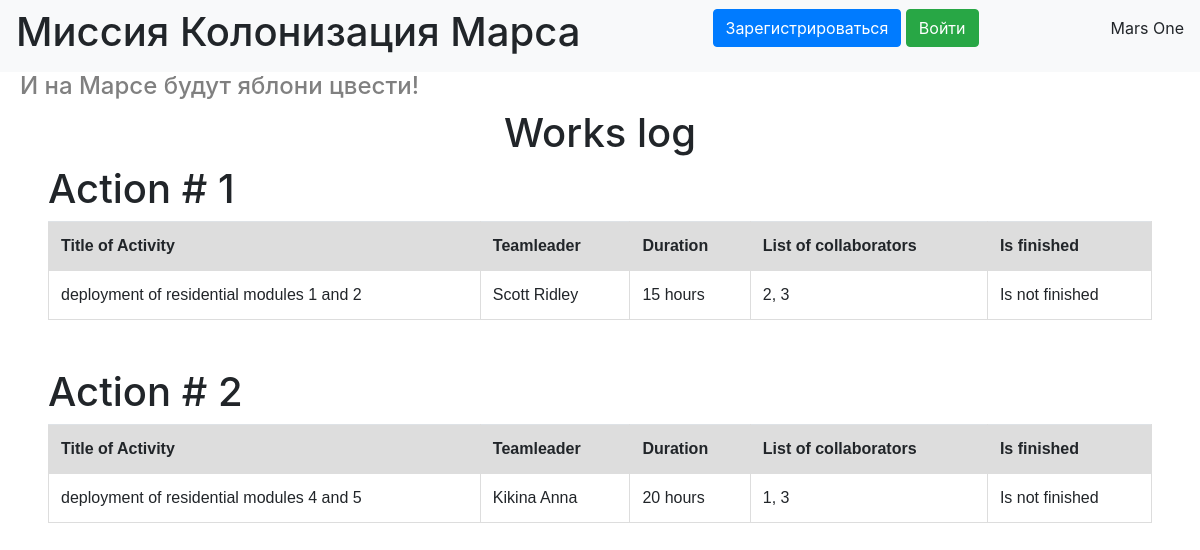
/index, run on the app's committed database.
### data/jobs.py (models this page shows)
class Jobs(SqlAlchemyBase):
    __tablename__ = 'jobs'
    id = sqlalchemy.Column(sqlalchemy.Integer, primary_key=True, autoincrement=True)
    team_leader = sqlalchemy.Column(sqlalchemy.Integer, sqlalchemy.ForeignKey("users.id"))
    job = sqlalchemy.Column(sqlalchemy.String, nullable=True)
    work_size = sqlalchemy.Column(sqlalchemy.Integer, nullable=True)
    collaborators = sqlalchemy.Column(sqlalchemy.String, nullable=True)
    start_date = sqlalchemy.Column(sqlalchemy.String, default=datetime.datetime.now)
    end_date = sqlalchemy.Column(sqlalchemy.String, default=datetime.datetime.now)
    is_finished = sqlalchemy.Column(sqlalchemy.Boolean, default=False)
    user = orm.relationship("User", back_populates="job")

### data/users.py (models this page shows, shortened)
class User(SqlAlchemyBase, UserMixin):
    __tablename__ = 'users'
    id = sqlalchemy.Column(sqlalchemy.Integer, primary_key=True, autoincrement=True)
    surname = sqlalchemy.Column(sqlalchemy.String, nullable=True)
    name = sqlalchemy.Column(sqlalchemy.String, nullable=True)
    age = sqlalchemy.Column(sqlalchemy.Integer, nullable=True)
    position = sqlalchemy.Column(sqlalchemy.String, nullable=True)
    speciality = sqlalchemy.Column(sqlalchemy.String, nullable=True)
    address = sqlalchemy.Column(sqlalchemy.String, nullable=True)
    email = sqlalchemy.Column(sqlalchemy.String, index=True, unique=True, nullable=True)
    hashed_password = sqlalchemy.Column(sqlalchemy.String, nullable=True)
    modified_date = sqlalchemy.Column(sqlalchemy.DateTime, default=datetime.datetime.now)
    job = orm.relationship("Jobs", back_populates="user")

### main.py (the view)
@app.route('/')
@app.route('/index')
def index():
    db_sess = db_session.create_session()
    return render_template('table.html', title='Домашняя страница', jobs=db_sess.query(Jobs).all())

### data/db_session.py (called while the page is built)
def create_session() -> Session:
    global __factory
    return __factory()

### templates/table.html
{% extends "base.html" %}
{% block content %}
    <h1 class="log">Works log</h1>
    <div class="table-logs">
        {% for i in jobs%}
        <h1>
            Action # {{ i.id }}
        </h1>
        <table class="table">
            <tr>
                <th>Title of Activity</th>
                <th>Teamleader</th>
                <th>Duration</th>
                <th>List of collaborators</th>
                <th>Is finished</th>
            </tr>
            <tr>
                <td>{{ i.job }}</td>
                <td>{{ i.user.surname }} {{ i.user.name }}</td>
                <td>{{ i.work_size }} hours</td>
                <td>{{ i.collaborators }}</td>
                {% if i.is_finished %}
                    <td>Is finished</td>
                {% else %}
                    <td>Is not finished</td>
                {% endif %}
            </tr>
        </table>
        {% endfor %}
    </div>
{% endblock %}

### templates/base.html (shortened to what this page needs)
<!doctype html>
<html lang="en">
<head>
    <link rel="stylesheet"
          href="https://stackpath.bootstrapcdn.com/bootstrap/4.4.1/css/bootstrap.min.css"
>
    <link rel="stylesheet" href="../static/css/style.css">
</head>
<body>
<header>
    <nav class="navbar navbar-light bg-light">
        <h1>Миссия Колонизация Марса</h1>
        {% if current_user.is_authenticated %}
            <a class="navbar-brand" href="/logout">{{ current_user.surname }} {{ current_user.name }}</a>
        {% else %}
            <p>
                <a class="btn btn-primary " href="/register">Зарегистрироваться</a>
                <a class="btn btn-success" href="/login">Войти</a>
            </p>
        {% endif %}
        <p>Mars One</p>
    </nav>
    <h4 class="und-header">И на Марсе будут яблони цвести!</h4>
</header>
<main role="main" class=".container-xxl">
    {% block content %}{% endblock %}
</main>
</body>
</html>

### static/css/style.css (style rules this page uses)
.navbar { position: relative; display: -ms-flexbox; display: flex; -ms-flex-wrap: wrap; flex-wrap: wrap; -ms-flex-align: center; align-items: center; -ms-flex-pack: justify; justify-content: space-between; padding: 0.5rem 1rem; }
.und-header { color: gray; padding-left: 20px; }
.log { text-align: center; }
.table-logs { padding: 0 3em 0 3em; display: grid; grid-column: inherit; }
.table { font-family: arial, sans-serif; border-collapse: collapse; width: 100%; margin-bottom: 3em; }
td, th { border: 1px solid #dddddd; text-align: left; padding: 8px; }
th { background-color: #dddddd; }

### data on the page
Jobs: id "1", job "deployment of residential modules 1 and 2", user.surname "Scott", user.name "Ridley", work_size "15", collaborators "2, 3", is_finished "Is not finished"
Jobs: id "2", job "deployment of residential modules 4 and 5", user.surname "Kikina", user.name "Anna", work_size "20", collaborators "1, 3", is_finished "Is not finished"
